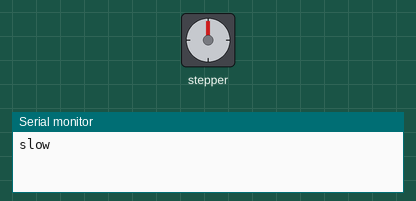
The sketch below on a simulated Arduino Uno, built with avr-gcc and run on an emulated ATmega328P. Shown: stepper motor, the last lines printed to the serial monitor. Wiring (inferred from the names in the program): stepper motor driver (10 steps per turn assumed): step pin 3; direction pin 4.

Above: at 0.05 s.
At 1.2 s:
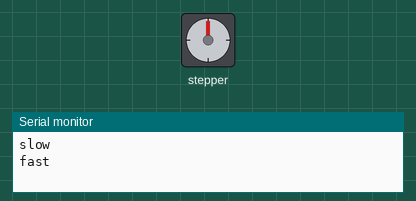
Timing chart, 0 to 3.0 s (numbered marks = the images above):
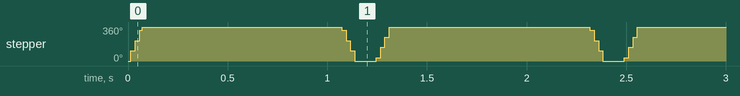

The sketch:

firstStepper_fraunhofer.ino
```cpp
// Define pin connections & motor's steps per revolution
const int dirPin = 4;
const int stepPin = 3;
const int stepsPerRevolution = 10;
const int sleep = 2;

void setup()
{
  Serial.begin(9600);
	// Declare pins as Outputs
	pinMode(stepPin, OUTPUT);
	pinMode(dirPin, OUTPUT);
	pinMode(sleep, OUTPUT);
}

void loop()
{
	// Set motor direction clockwise
	digitalWrite(dirPin, HIGH);
	digitalWrite(sleep, HIGH);

	// Spin motor slowly
  Serial.println("slow");
	for(int x = 0; x < stepsPerRevolution; x++)
	{
		digitalWrite(stepPin, HIGH);
		delayMicroseconds(20000);
		digitalWrite(stepPin, LOW);
		delayMicroseconds(20000);
	}
	digitalWrite(sleep, LOW);
	delay(1000); // Wait a second

	// Set motor direction counterclockwise
	digitalWrite(dirPin, LOW);
	digitalWrite(sleep, HIGH);

	// Spin motor quickly
  Serial.println("fast");
	for(int x = 0; x < stepsPerRevolution; x++)
	{
		digitalWrite(stepPin, HIGH);
		delayMicroseconds(20000);
		digitalWrite(stepPin, LOW);
		delayMicroseconds(20000);
	}
	digitalWrite(sleep, LOW);
	delay(100); // Wait a second*/
}
```

Measured:
- by itself, stepper: turns 360° clockwise in 0.06 s, then 360° counter-clockwise in 0.07 s, repeating every 1.2 s
